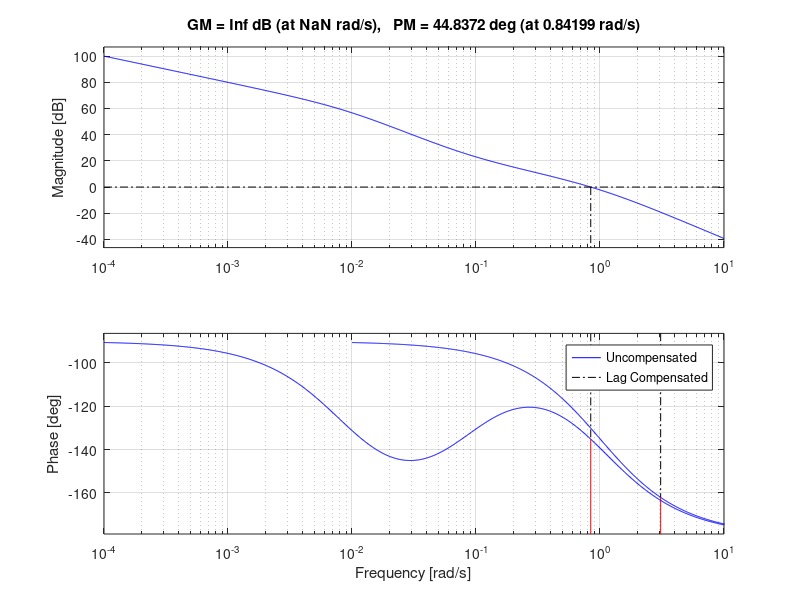

Reproduce this figure in MATLAB.
n=10;
d=[1 1 0];

sys=tf(n,d);
[Gm,Pm,Wcg,Wcp]=margin(sys);

desired=45;
epsilon=5;
phinew=-180+desired+epsilon;
[mag,phase,w]=bode(sys);
mag = squeeze(mag);
phase = squeeze(phase);


w_new=interp1(phase,w,phinew);


wz=w_new/10;
T = 1 / wz;

Agcn= 20*log10(interp1(w, mag, w_new));

beta=10^(Agcn/20);

lag_comp = tf([T 1], [beta*T 1]);

 sys_comp = (sys*lag_comp);

 figure;
margin(sys);
hold on;
margin(sys_comp);
legend('Uncompensated','Lag Compensated');
grid on;
